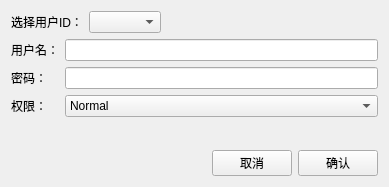
<?xml version="1.0" encoding="UTF-8"?>
<ui version="4.0">
 <class>Setting_Form</class>
 <widget class="QWidget" name="Setting_Form">
  <property name="geometry">
   <rect>
    <x>0</x>
    <y>0</y>
    <width>389</width>
    <height>187</height>
   </rect>
  </property>
  <property name="windowTitle">
   <string>设置</string>
  </property>
  <property name="windowIcon">
   <iconset resource="../qrc/resources.qrc">
    <normaloff>:/picture/computer.png</normaloff>:/picture/computer.png</iconset>
  </property>
  <layout class="QVBoxLayout" name="verticalLayout">
   <item>
    <layout class="QHBoxLayout" name="horizontalLayout">
     <item>
      <widget class="QLabel" name="id_label">
       <property name="text">
        <string>选择用户ID：</string>
       </property>
      </widget>
     </item>
     <item>
      <widget class="QComboBox" name="id_combo"/>
     </item>
     <item>
      <spacer name="horizontalSpacer">
       <property name="orientation">
        <enum>Qt::Horizontal</enum>
       </property>
       <property name="sizeHint" stdset="0">
        <size>
         <width>40</width>
         <height>20</height>
        </size>
       </property>
      </spacer>
     </item>
    </layout>
   </item>
   <item>
    <layout class="QFormLayout" name="formLayout">
     <item row="0" column="0">
      <widget class="QLabel" name="user_label">
       <property name="text">
        <string>用户名：</string>
       </property>
      </widget>
     </item>
     <item row="0" column="1">
      <widget class="QLineEdit" name="user_line"/>
     </item>
     <item row="1" column="0">
      <widget class="QLabel" name="password_label">
       <property name="text">
        <string>密码：</string>
       </property>
      </widget>
     </item>
     <item row="1" column="1">
      <widget class="QLineEdit" name="password_line">
       <property name="echoMode">
        <enum>QLineEdit::Password</enum>
       </property>
      </widget>
     </item>
     <item row="2" column="0">
      <widget class="QLabel" name="authority_label">
       <property name="text">
        <string>权限：</string>
       </property>
      </widget>
     </item>
     <item row="2" column="1">
      <widget class="QComboBox" name="authority_combo">
       <item>
        <property name="text">
         <string>Normal</string>
        </property>
       </item>
       <item>
        <property name="text">
         <string>Administrator</string>
        </property>
       </item>
      </widget>
     </item>
    </layout>
   </item>
   <item>
    <layout class="QHBoxLayout" name="horizontalLayout_2">
     <item>
      <spacer name="horizontalSpacer_3">
       <property name="orientation">
        <enum>Qt::Horizontal</enum>
       </property>
       <property name="sizeHint" stdset="0">
        <size>
         <width>40</width>
         <height>20</height>
        </size>
       </property>
      </spacer>
     </item>
     <item>
      <widget class="QPushButton" name="cancel_btn">
       <property name="text">
        <string>取消</string>
       </property>
      </widget>
     </item>
     <item>
      <widget class="QPushButton" name="yes_btn">
       <property name="text">
        <string>确认</string>
       </property>
      </widget>
     </item>
    </layout>
   </item>
  </layout>
 </widget>
 <resources>
  <include location="../qrc/resources.qrc"/>
 </resources>
 <connections>
  <connection>
   <sender>cancel_btn</sender>
   <signal>clicked(bool)</signal>
   <receiver>Setting_Form</receiver>
   <slot>close()</slot>
   <hints>
    <hint type="sourcelabel">
     <x>225</x>
     <y>127</y>
    </hint>
    <hint type="destinationlabel">
     <x>176</x>
     <y>78</y>
    </hint>
   </hints>
  </connection>
 </connections>
</ui>
